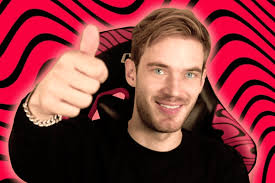
#> input picture PCD Sesi 7/Pewdiepie1.jpg, 275 x 183 px
$ python tempCodeRunnerFile.py
#> lines starting #> are read from the running program, lines starting #| are printed output that depends on the picture
import imageio
import numpy as np
from scipy.ndimage import histogram

def histogram_equalization(image):
    hist, bins = np.histogram(image.flatten(), 256, [0, 256])
    cdf = hist.cumsum()
    cdf_normalized = cdf * float(hist.max()) / cdf.max()
    cdf_m = np.ma.masked_equal(cdf, 0)
    cdf_m = (cdf_m - cdf_m.min()) * 255 / (cdf_m.max() - cdf_m.min())
    cdf = np.ma.filled(cdf_m, 0).astype('uint8')
    equalized_image = cdf[image]
    return equalized_image

input_image = imageio.imread('Pewdiepie1.jpg')
#> input_image is the input picture: shape (183, 275, 3); mean R, G, B 133.9, 52.4, 59.3
if input_image.ndim == 3:
    input_image = np.mean(input_image, axis=2).astype(np.uint8)
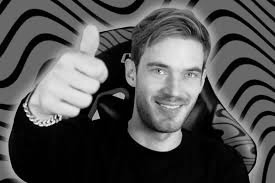
#> input_image: shape (183, 275); min 0, max 249, mean 81.5

output_image = histogram_equalization(input_image)
#> in histogram_equalization, `hist, bins = np.histogram(image.flatten(), 256, [0, 256])`: hist = 256 values, max 4492 at index 1, min 0 at index 239, mean 196.6; bins = 257 values from 0 to 256
#> in histogram_equalization, `cdf = hist.cumsum()`: cdf = 256 values from 967 to 50325
#> in histogram_equalization, `cdf_normalized = cdf * float(hist.max()) / cdf.max()`: cdf_normalized = 256 values from 86.31 to 4492
#> in histogram_equalization, `cdf = np.ma.filled(cdf_m, 0).astype('uint8')`: cdf = 256 values from 0 to 255
#> in histogram_equalization, `equalized_image = cdf[image]`:
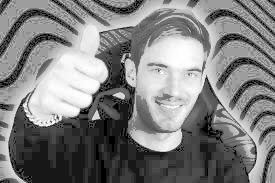
#> equalized_image: shape (183, 275); min 0, max 255, mean 127.6

imageio.imwrite('output_image.jpg', output_image)
